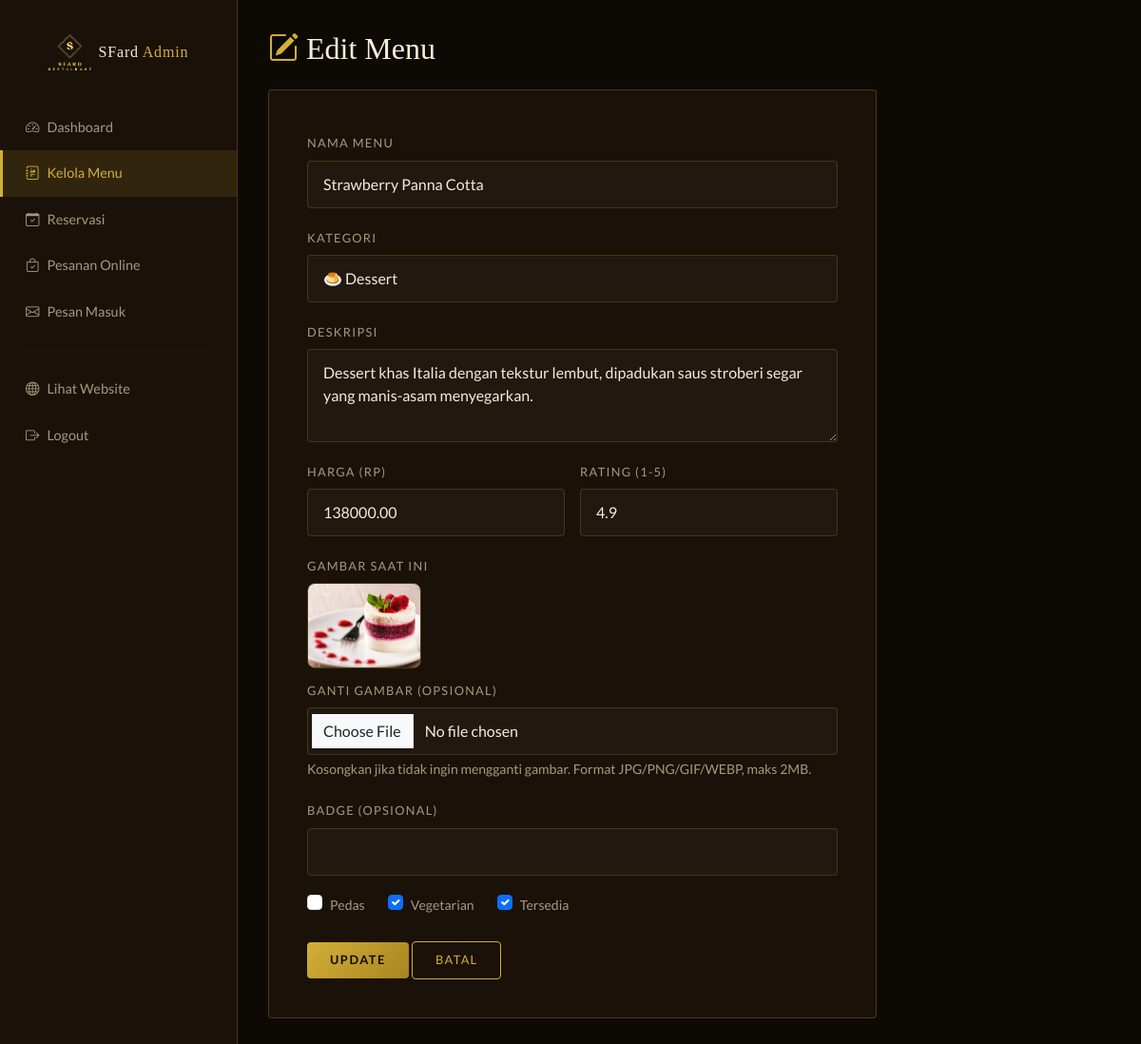
The app's page /admin/menu_edit.php?id=9 (signed in) with its own data.
### tables this page shows
CREATE TABLE menu_items (
    id INT AUTO_INCREMENT PRIMARY KEY,
    category_id INT NOT NULL,
    name VARCHAR(100) NOT NULL,
    description TEXT,
    price DECIMAL(10,2) NOT NULL,
    image VARCHAR(255),
    badge VARCHAR(50) DEFAULT '',
    rating DECIMAL(2,1) DEFAULT 5.0,
    is_spicy TINYINT(1) DEFAULT 0,
    is_veg TINYINT(1) DEFAULT 0,
    is_available TINYINT(1) DEFAULT 1,
    created_at TIMESTAMP DEFAULT CURRENT_TIMESTAMP,
    FOREIGN KEY (category_id) REFERENCES categories(id) ON DELETE CASCADE
);

CREATE TABLE categories (
    id INT AUTO_INCREMENT PRIMARY KEY,
    slug VARCHAR(50) NOT NULL UNIQUE,
    name VARCHAR(50) NOT NULL
);

### includes/classes/Database.php (called while the page is built, shortened)
<?php
class Database
{
    public function __construct()
    {
        $host   = "localhost";
        $dbuser = "root";
        $dbpass = "";
        $dbname = "sfardresto_db";
        $this->conn = mysqli_connect($host, $dbuser, $dbpass, $dbname);
    }
}

### includes/classes/MenuModel.php (called while the page is built, shortened)
<?php
class MenuModel extends Database
{
    public function getCategories()
    {
        return mysqli_query($this->conn, "SELECT * FROM categories ORDER BY id ASC");
    }
    public function find(int $id)
    {
        $stmt = mysqli_prepare($this->conn, "SELECT * FROM menu_items WHERE id = ?");
        mysqli_stmt_bind_param($stmt, "i", $id);
        mysqli_stmt_execute($stmt);
        $result = mysqli_stmt_get_result($stmt);
        return mysqli_fetch_assoc($result);
    }
}

### admin/menu_edit.php (the view, shortened to what this page needs)
<?php
$id = isset($_GET['id']) ? (int) $_GET['id'] : 0;
$menuModel = new MenuModel();
$categories = [];
$catResult = $menuModel->getCategories();
while ($row = mysqli_fetch_assoc($catResult)) { $categories[] = $row; }
$item = $menuModel->find($id);
include 'includes/admin_header.php';
?>
<h2 class="admin-title"><i class="bi bi-pencil-square text-gold me-2"></i>Edit Menu</h2>
<div class="form-dark" style="max-width:640px;">
    <form method="POST" enctype="multipart/form-data">
        <div class="mb-3">
            <label class="form-label-dark">Nama Menu</label>
            <input type="text" name="name" class="form-control form-control-dark" required value="<?= htmlspecialchars($item['name']) ?>">
        </div>
        <div class="mb-3">
            <label class="form-label-dark">Kategori</label>
            <select name="category_id" class="form-control form-control-dark" required>
                <?php foreach ($categories as $cat): ?>
                    <option value="<?= $cat['id'] ?>" <?= $cat['id'] == $item['category_id'] ? 'selected' : '' ?>><?= htmlspecialchars($cat['name']) ?></option>
                <?php endforeach; ?>
            </select>
        </div>
        <div class="mb-3">
            <label class="form-label-dark">Deskripsi</label>
            <textarea name="description" rows="3" class="form-control form-control-dark"><?= htmlspecialchars($item['description']) ?></textarea>
        </div>
        <div class="row g-3 mb-3">
            <div class="col-md-6">
                <label class="form-label-dark">Harga (Rp)</label>
                <input type="number" name="price" class="form-control form-control-dark" required min="0" value="<?= $item['price'] ?>">
            </div>
            <div class="col-md-6">
                <label class="form-label-dark">Rating (1-5)</label>
                <input type="number" name="rating" class="form-control form-control-dark" value="<?= $item['rating'] ?>" step="0.1" min="1" max="5">
            </div>
        </div>
        <div class="mb-3">
            <label class="form-label-dark">Gambar Saat Ini</label>
            <div class="mb-2">
                <img src="../img/<?= htmlspecialchars($item['image']) ?>" width="120" height="90"
                     style="object-fit:cover; border-radius:8px; border:1px solid var(--border-gold);"
                     onerror="this.src='https://placehold.co/120x90/1A1208/D4AF37?text=%20'">
            </div>
            <label class="form-label-dark">Ganti Gambar (opsional)</label>
            <input type="file" name="image_file" class="form-control form-control-dark" accept="image/png, image/jpeg, image/gif, image/webp">
            <small style="color:var(--text-muted)">Kosongkan jika tidak ingin mengganti gambar. Format JPG/PNG/GIF/WEBP, maks 2MB.</small>
        </div>
        <div class="mb-3">
            <label class="form-label-dark">Badge (opsional)</label>
            <input type="text" name="badge" class="form-control form-control-dark" value="<?= htmlspecialchars($item['badge']) ?>">
        </div>
        <div class="d-flex gap-4 mb-4 flex-wrap">
            <div class="form-check">
                <input class="form-check-input" type="checkbox" name="is_spicy" id="is_spicy" <?= $item['is_spicy'] ? 'checked' : '' ?>>
                <label class="form-check-label small" for="is_spicy" style="color:var(--text-muted)">Pedas</label>
            </div>
            <div class="form-check">
                <input class="form-check-input" type="checkbox" name="is_veg" id="is_veg" <?= $item['is_veg'] ? 'checked' : '' ?>>
                <label class="form-check-label small" for="is_veg" style="color:var(--text-muted)">Vegetarian</label>
            </div>
            <div class="form-check">
                <input class="form-check-input" type="checkbox" name="is_available" id="is_available" <?= $item['is_available'] ? 'checked' : '' ?>>
                <label class="form-check-label small" for="is_available" style="color:var(--text-muted)">Tersedia</label>
            </div>
        </div>
        <button type="submit" class="btn-gold px-4 py-2">Update</button>
        <a href="menu_list.php" class="btn-outline-gold px-4 py-2">Batal</a>
    </form>
</div>
<?php include 'includes/admin_footer.php'; ?>

### assets/css/style.css (style rules this page uses)
:root { --gold: #D4AF37; --gold-light: #F0D060; --gold-dark: #A88520; --dark-bg: #0D0A06; --dark-card: #1A1208; --dark-mid: #211810; --dark-nav: rgba(10, 7, 3, 0.96); --text-main: #F5EDD8; --text-muted: #A89880; --border-gold: rgba(212, 175, 55, 0.25); --ff-display: 'Cinzel', serif; --ff-heading: 'Playfair Display', serif; --ff-body: 'Lato', sans-serif; --radius: 4px; --shadow: 0 8px 32px rgba(0,0,0,0.5); }
* { box-sizing: border-box; }
html { scroll-behavior: smooth; }
body { background: var(--dark-bg); color: var(--text-main); font-family: var(--ff-body); line-height: 1.7; overflow-x: hidden; }
h1, h2, h3 { font-family: var(--ff-heading); }
.text-gold { color: var(--gold) !important; }
.btn-gold { background: linear-gradient(135deg, var(--gold), var(--gold-dark)); color: #0D0A06; font-family: var(--ff-body); font-weight: 700; font-size: 0.8rem; letter-spacing: 0.12em; text-transform: uppercase; border: none; padding: 0.6rem 1.4rem; border-radius: var(--radius); transition: all 0.3s; text-decoration: none; display: inline-block; }
.btn-outline-gold { background: transparent; color: var(--gold); border: 1px solid var(--gold); font-size: 0.8rem; letter-spacing: 0.1em; text-transform: uppercase; padding: 0.6rem 1.4rem; border-radius: var(--radius); transition: all 0.3s; text-decoration: none; display: inline-block; }
.form-dark { background: var(--dark-card); border: 1px solid var(--border-gold); border-radius: var(--radius); padding: 2.5rem; }
.form-control-dark { background: var(--dark-mid) !important; border: 1px solid rgba(212,175,55,0.2) !important; color: var(--text-main) !important; border-radius: var(--radius) !important; padding: 0.75rem 1rem !important; transition: border-color 0.3s; }
.form-control-dark::placeholder { color: var(--text-muted) !important; }
.form-label-dark { color: var(--text-muted); font-size: 0.8rem; letter-spacing: 0.1em; text-transform: uppercase; margin-bottom: 0.4rem; }
.admin-title { font-family: var(--ff-heading); color: var(--text-main); margin-bottom: 1.5rem; }

### records on screen
menu_items: name "Strawberry Panna Cotta", category_id "🍮 Dessert", description "Dessert khas Italia dengan tekstur lembut, dipadukan saus stroberi segar yang manis-asam menyegarkan.", price "138000.00", rating "4.9", image (picture), is_veg "☑", is_available "☑"
